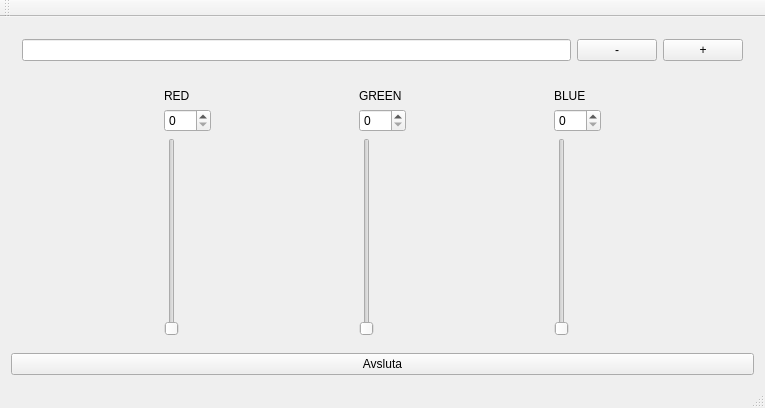
<?xml version="1.0" encoding="UTF-8"?>
<ui version="4.0">
 <class>MainWindow</class>
 <widget class="QMainWindow" name="MainWindow">
  <property name="geometry">
   <rect>
    <x>0</x>
    <y>0</y>
    <width>765</width>
    <height>408</height>
   </rect>
  </property>
  <property name="windowTitle">
   <string>Deluppgift2</string>
  </property>
  <widget class="QWidget" name="centralWidget">
   <layout class="QGridLayout" name="gridLayout_4">
    <item row="0" column="1">
     <widget class="QWidget" name="widget_2" native="true">
      <layout class="QHBoxLayout" name="horizontalLayout_2">
       <item>
        <widget class="QLineEdit" name="lineEdit">
         <property name="toolTip">
          <string>Ställ in värdeökning för + och - knapparna</string>
         </property>
        </widget>
       </item>
       <item>
        <widget class="QPushButton" name="decreaseButton">
         <property name="toolTip">
          <string>Minska alla värden med 1</string>
         </property>
         <property name="text">
          <string>-</string>
         </property>
        </widget>
       </item>
       <item>
        <widget class="QPushButton" name="increaseButton">
         <property name="toolTip">
          <string>Öka alla värden med 1</string>
         </property>
         <property name="text">
          <string>+</string>
         </property>
        </widget>
       </item>
      </layout>
     </widget>
    </item>
    <item row="4" column="1">
     <widget class="QPushButton" name="quitButton">
      <property name="toolTip">
       <string>Stäng programmet</string>
      </property>
      <property name="text">
       <string>Avsluta</string>
      </property>
     </widget>
    </item>
    <item row="1" column="1">
     <widget class="QWidget" name="widget" native="true">
      <layout class="QHBoxLayout" name="horizontalLayout">
       <item>
        <layout class="QGridLayout" name="gridLayout">
         <item row="0" column="0">
          <widget class="QLabel" name="labelRed">
           <property name="text">
            <string>RED</string>
           </property>
          </widget>
         </item>
         <item row="1" column="0">
          <widget class="QSpinBox" name="spinBoxRed">
           <property name="maximum">
            <number>255</number>
           </property>
          </widget>
         </item>
         <item row="2" column="0">
          <widget class="QSlider" name="verticalSliderRed">
           <property name="maximum">
            <number>255</number>
           </property>
           <property name="orientation">
            <enum>Qt::Vertical</enum>
           </property>
          </widget>
         </item>
        </layout>
       </item>
       <item>
        <layout class="QGridLayout" name="gridLayout_2">
         <item row="0" column="0">
          <widget class="QLabel" name="labelGreen">
           <property name="text">
            <string>GREEN</string>
           </property>
          </widget>
         </item>
         <item row="1" column="0">
          <widget class="QSpinBox" name="spinBoxGreen">
           <property name="maximum">
            <number>255</number>
           </property>
          </widget>
         </item>
         <item row="2" column="0">
          <widget class="QSlider" name="verticalSliderGreen">
           <property name="maximum">
            <number>255</number>
           </property>
           <property name="orientation">
            <enum>Qt::Vertical</enum>
           </property>
          </widget>
         </item>
        </layout>
       </item>
       <item>
        <layout class="QGridLayout" name="gridLayout_3">
         <item row="2" column="0">
          <widget class="QSlider" name="verticalSliderBlue">
           <property name="maximum">
            <number>255</number>
           </property>
           <property name="orientation">
            <enum>Qt::Vertical</enum>
           </property>
          </widget>
         </item>
         <item row="1" column="0">
          <widget class="QSpinBox" name="spinBoxBlue">
           <property name="maximum">
            <number>255</number>
           </property>
          </widget>
         </item>
         <item row="0" column="0">
          <widget class="QLabel" name="labelBlue">
           <property name="text">
            <string>BLUE</string>
           </property>
          </widget>
         </item>
        </layout>
       </item>
      </layout>
     </widget>
    </item>
   </layout>
  </widget>
  <widget class="QMenuBar" name="menuBar">
   <property name="geometry">
    <rect>
     <x>0</x>
     <y>0</y>
     <width>765</width>
     <height>25</height>
    </rect>
   </property>
  </widget>
  <widget class="QToolBar" name="mainToolBar">
   <attribute name="toolBarArea">
    <enum>TopToolBarArea</enum>
   </attribute>
   <attribute name="toolBarBreak">
    <bool>false</bool>
   </attribute>
  </widget>
  <widget class="QStatusBar" name="statusBar"/>
 </widget>
 <layoutdefault spacing="6" margin="11"/>
 <resources/>
 <connections>
  <connection>
   <sender>verticalSliderRed</sender>
   <signal>valueChanged(int)</signal>
   <receiver>spinBoxRed</receiver>
   <slot>setValue(int)</slot>
   <hints>
    <hint type="sourcelabel">
     <x>109</x>
     <y>208</y>
    </hint>
    <hint type="destinationlabel">
     <x>109</x>
     <y>142</y>
    </hint>
   </hints>
  </connection>
  <connection>
   <sender>spinBoxRed</sender>
   <signal>valueChanged(int)</signal>
   <receiver>verticalSliderRed</receiver>
   <slot>setValue(int)</slot>
   <hints>
    <hint type="sourcelabel">
     <x>109</x>
     <y>140</y>
    </hint>
    <hint type="destinationlabel">
     <x>109</x>
     <y>215</y>
    </hint>
   </hints>
  </connection>
  <connection>
   <sender>spinBoxGreen</sender>
   <signal>valueChanged(int)</signal>
   <receiver>verticalSliderGreen</receiver>
   <slot>setValue(int)</slot>
   <hints>
    <hint type="sourcelabel">
     <x>354</x>
     <y>141</y>
    </hint>
    <hint type="destinationlabel">
     <x>354</x>
     <y>182</y>
    </hint>
   </hints>
  </connection>
  <connection>
   <sender>verticalSliderGreen</sender>
   <signal>valueChanged(int)</signal>
   <receiver>spinBoxGreen</receiver>
   <slot>setValue(int)</slot>
   <hints>
    <hint type="sourcelabel">
     <x>354</x>
     <y>225</y>
    </hint>
    <hint type="destinationlabel">
     <x>354</x>
     <y>146</y>
    </hint>
   </hints>
  </connection>
  <connection>
   <sender>spinBoxBlue</sender>
   <signal>valueChanged(int)</signal>
   <receiver>verticalSliderBlue</receiver>
   <slot>setValue(int)</slot>
   <hints>
    <hint type="sourcelabel">
     <x>599</x>
     <y>147</y>
    </hint>
    <hint type="destinationlabel">
     <x>599</x>
     <y>190</y>
    </hint>
   </hints>
  </connection>
  <connection>
   <sender>verticalSliderBlue</sender>
   <signal>valueChanged(int)</signal>
   <receiver>spinBoxBlue</receiver>
   <slot>setValue(int)</slot>
   <hints>
    <hint type="sourcelabel">
     <x>605</x>
     <y>164</y>
    </hint>
    <hint type="destinationlabel">
     <x>599</x>
     <y>138</y>
    </hint>
   </hints>
  </connection>
  <connection>
   <sender>decreaseButton</sender>
   <signal>clicked()</signal>
   <receiver>spinBoxBlue</receiver>
   <slot>stepDown()</slot>
   <hints>
    <hint type="sourcelabel">
     <x>641</x>
     <y>82</y>
    </hint>
    <hint type="destinationlabel">
     <x>637</x>
     <y>145</y>
    </hint>
   </hints>
  </connection>
  <connection>
   <sender>decreaseButton</sender>
   <signal>clicked()</signal>
   <receiver>spinBoxGreen</receiver>
   <slot>stepDown()</slot>
   <hints>
    <hint type="sourcelabel">
     <x>612</x>
     <y>75</y>
    </hint>
    <hint type="destinationlabel">
     <x>392</x>
     <y>151</y>
    </hint>
   </hints>
  </connection>
  <connection>
   <sender>decreaseButton</sender>
   <signal>clicked()</signal>
   <receiver>spinBoxRed</receiver>
   <slot>stepDown()</slot>
   <hints>
    <hint type="sourcelabel">
     <x>579</x>
     <y>71</y>
    </hint>
    <hint type="destinationlabel">
     <x>137</x>
     <y>146</y>
    </hint>
   </hints>
  </connection>
  <connection>
   <sender>increaseButton</sender>
   <signal>clicked()</signal>
   <receiver>spinBoxBlue</receiver>
   <slot>stepUp()</slot>
   <hints>
    <hint type="sourcelabel">
     <x>708</x>
     <y>77</y>
    </hint>
    <hint type="destinationlabel">
     <x>624</x>
     <y>144</y>
    </hint>
   </hints>
  </connection>
  <connection>
   <sender>increaseButton</sender>
   <signal>clicked()</signal>
   <receiver>spinBoxGreen</receiver>
   <slot>stepUp()</slot>
   <hints>
    <hint type="sourcelabel">
     <x>735</x>
     <y>76</y>
    </hint>
    <hint type="destinationlabel">
     <x>392</x>
     <y>143</y>
    </hint>
   </hints>
  </connection>
  <connection>
   <sender>increaseButton</sender>
   <signal>clicked()</signal>
   <receiver>spinBoxRed</receiver>
   <slot>stepUp()</slot>
   <hints>
    <hint type="sourcelabel">
     <x>712</x>
     <y>63</y>
    </hint>
    <hint type="destinationlabel">
     <x>148</x>
     <y>138</y>
    </hint>
   </hints>
  </connection>
  <connection>
   <sender>lineEdit</sender>
   <signal>returnPressed()</signal>
   <receiver>decreaseButton</receiver>
   <slot>toggle()</slot>
   <hints>
    <hint type="sourcelabel">
     <x>539</x>
     <y>77</y>
    </hint>
    <hint type="destinationlabel">
     <x>653</x>
     <y>68</y>
    </hint>
   </hints>
  </connection>
  <connection>
   <sender>lineEdit</sender>
   <signal>returnPressed()</signal>
   <receiver>increaseButton</receiver>
   <slot>toggle()</slot>
   <hints>
    <hint type="sourcelabel">
     <x>417</x>
     <y>58</y>
    </hint>
    <hint type="destinationlabel">
     <x>674</x>
     <y>72</y>
    </hint>
   </hints>
  </connection>
 </connections>
</ui>
